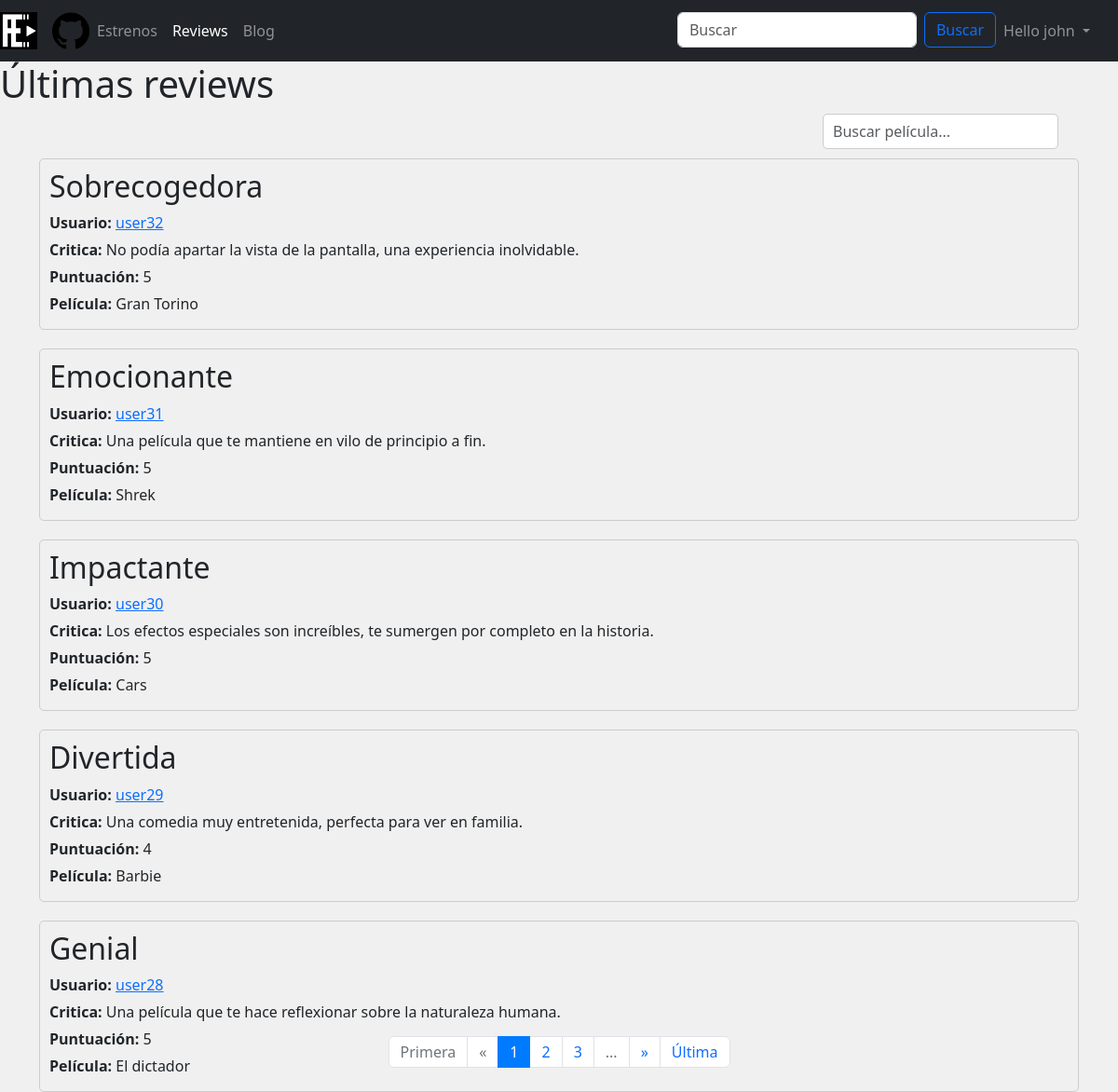
The app's page /lastReviews.php (signed in) with its own data.
### tables this page shows
CREATE TABLE `reviews` (
  `ID` int(20) UNSIGNED NOT NULL,
  `usuario` varchar(20) NOT NULL,
  `titulo` varchar(100) NOT NULL,
  `critica` varchar(300) NOT NULL,
  `puntuacion` int(5) UNSIGNED NOT NULL,
  `pelicula` varchar(20) NOT NULL
);

### includes/DTOs/reviewDTO.php (called while the page is built, shortened)
<?php
class reviewDTO
{
    private function setReview($ID, $usuario, $titulo, $critica, $puntuacion, $pelicula)
    {
        $this->usuario = $usuario;
        $this->titulo = $titulo;
        $this->critica = $critica;
        $this->puntuacion = $puntuacion;
        $this->pelicula = $pelicula;
    }
}

### includes/DAOs/reviewDAO.php (called while the page is built, shortened)
<?php
require_once __DIR__ . '/../DTOs/reviewDTO.php';
class ReviewDAO
{
    public function obtener5Reviews($skip)
    {
        $this->conexion = Aplicacion::getInstance()->getConexionBd();
        $query = "SELECT * FROM reviews ORDER BY ID DESC LIMIT 5 OFFSET ?";
        $statement = $this->conexion->prepare($query);
        $statement->bind_param("i", $skip);
        $statement->execute();
        $result = $statement->get_result();
        $reviews = array();
        while ($row = $result->fetch_assoc()) {
            $review = new reviewDTO(
                $row['ID'],
                $row['usuario'],
                $row['titulo'],
                $row['critica'],
                $row['puntuacion'],
                $row['pelicula']
            );
            $reviews[] = $review;
        }
        return $reviews;
    }
}

### includes/Aplicacion.php (called while the page is built, shortened)
<?php
class Aplicacion
{
	private $bdDatosConexion;
	private $inicializada = false;
	private $conn;
	public function init($bdDatosConexion)
	{
		if (!$this->inicializada) {
			$this->bdDatosConexion = $bdDatosConexion;
			$this->inicializada = true;
		}
	}
	public function getConexionBd()
	{
		if (!$this->conn) {
			$bdHost = $this->bdDatosConexion['host'];
			$bdUser = $this->bdDatosConexion['user'];
			$bdPass = $this->bdDatosConexion['pass'];
			$bd = $this->bdDatosConexion['bd'];
			$conn = new mysqli($bdHost, $bdUser, $bdPass, $bd);
			$this->conn = $conn;
		}
		return $this->conn;
	}
}

### includes/SAs/reviewSA.php (called while the page is built, shortened)
<?php
require_once __DIR__ . '/../DAOs/reviewDAO.php';
require_once __DIR__ . '/../DTOs/reviewDTO.php';
class ReviewSA
{
    public function obtener5reviews($skip)
    {
        $reviewDAO = new reviewDAO();
        $reviews = $reviewDAO->obtener5reviews($skip);
        return $reviews;
    }
}

### includes/reviewsPlantilla.php (the view, shortened to what this page needs)
<?php
function renderizarReviews($reviews_mostradas) {
    $html = '<div class="container">';
    foreach ($reviews_mostradas as $review) {
        $editar = '';
        $borrar = '';
        $html .= '
            <div class="review">
                <h2>' . $review->titulo . '</h2>
                <p><strong>Usuario:</strong> <a href="usuario.php?nombre=' . $review->usuario . '">' . $review->usuario . '</a></p>
                <p><strong>Critica:</strong> ' . $review->critica . '</p>
                <p><strong>Puntuación:</strong> ' . $review->puntuacion . '</p>
                <p><strong>Película:</strong> ' . $review->pelicula . '</p>
                ' . $editar . '
                ' . $borrar . '
            </div>';
    }
    return $html;
}
?>

### css/estilo.css (style rules this page uses)
html, body { margin: 0; padding: 0; height: 100%; background-color: #f0f0f0; }
.review { margin-bottom: 20px; padding: 10px; border: 1px solid #ccc; border-radius: 5px; }
.review h2 { margin-top: 0; }
.review p { margin-bottom: 5px; }

### records on screen
reviews: titulo "Sobrecogedora", usuario "user32", critica "No podía apartar la vista de la pantalla, una experiencia inolvidable.", puntuacion "5", pelicula "Gran Torino"
reviews: titulo "Emocionante", usuario "user31", critica "Una película que te mantiene en vilo de principio a fin.", puntuacion "5", pelicula "Shrek"
reviews: titulo "Impactante", usuario "user30", critica "Los efectos especiales son increíbles, te sumergen por completo en la historia.", puntuacion "5", pelicula "Cars"
reviews: titulo "Divertida", usuario "user29", critica "Una comedia muy entretenida, perfecta para ver en familia.", puntuacion "4", pelicula "Barbie"
reviews: titulo "Genial", usuario "user28", critica "Una película que te hace reflexionar sobre la naturaleza humana.", puntuacion "5", pelicula "El dictador"

### other values on screen
$username "john"
